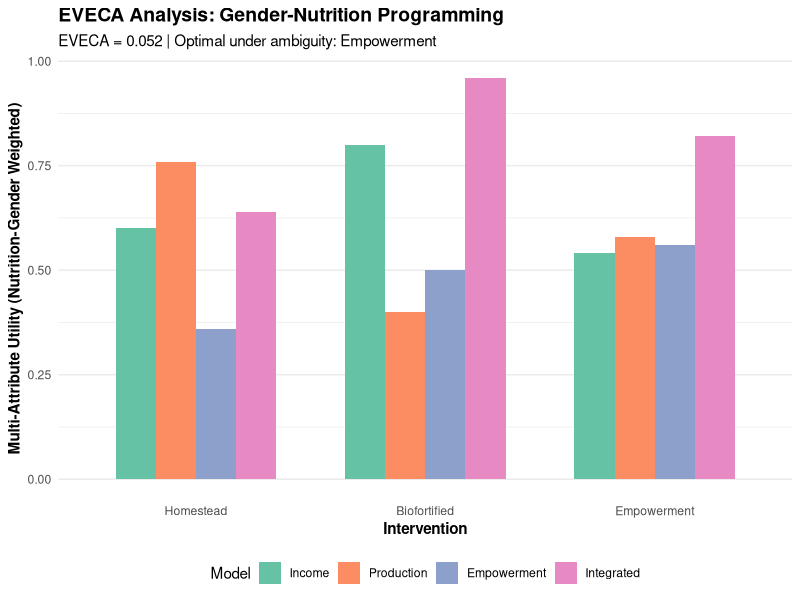

Write R code to recreate this figure.
## ---- chunk 1
knitr::opts_chunk$set(
  echo = FALSE,
  warning = FALSE,
  message = FALSE,
  fig.width = 8,
  fig.height = 5,
  fig.align = "center",
  cache = FALSE
)

# Load required packages
library(ggplot2)
library(knitr)
library(kableExtra)
## ---- chunk 2
# Set seed for reproducibility
set.seed(123)

# Multi-dimensional outcomes array: [interventions × models × outcomes]
# Outcomes: Nutrition (Dietary Diversity), Gender Empowerment (Women's Empowerment Index)
model_outcomes <- array(
  dim = c(3, 4, 2),
  dimnames = list(
    c("Homestead Production", "Biofortified Crops", "Women's Empowerment Program"),
    c("Income Pathway", "Production Pathway", "Empowerment Pathway", "Integrated Pathway"),
    c("Dietary Diversity", "Women's Empowerment")
  )
)

# Fill with realistic values based on literature
# Intervention A: Homestead Production
model_outcomes[1, , ] <- matrix(
  c(
    0.8, 0.3,    # Model 1 outcomes: moderate nutrition, low empowerment
    1.2, 0.2,    # Model 2 outcomes: high nutrition, low empowerment
    0.5, 0.6,    # Model 3 outcomes: low nutrition, high empowerment
    1.0, 0.4     # Model 4 outcomes: balanced nutrition and empowerment
  ),
  nrow = 4, byrow = TRUE
)

# Intervention B: Biofortified Crops
model_outcomes[2, , ] <- matrix(
  c(
    0.6, 0.1,    # Model 1 outcomes: moderate nutrition, very low empowerment
    0.9, 0.1,    # Model 2 outcomes: high nutrition, very low empowerment
    0.4, 0.3,    # Model 3 outcomes: low nutrition, moderate empowerment
    0.7, 0.2     # Model 4 outcomes: moderate nutrition, low empowerment
  ),
  nrow = 4, byrow = TRUE
)

# Intervention C: Women's Empowerment Program
model_outcomes[3, , ] <- matrix(
  c(
    0.4, 0.8,    # Model 1 outcomes: low nutrition, high empowerment
    0.6, 0.7,    # Model 2 outcomes: moderate nutrition, high empowerment
    0.8, 1.2,    # Model 3 outcomes: moderate nutrition, very high empowerment
    0.7, 1.0     # Model 4 outcomes: moderate nutrition, high empowerment
  ),
  nrow = 4, byrow = TRUE
)

# Model probabilities
model_probs <- c(0.30, 0.25, 0.20, 0.25)

# Outcome weights (from stakeholder consultation on nutrition-empowerment trade-offs)
outcome_weights <- c(0.6, 0.4)  # Nutrition (0.6) vs Gender Empowerment (0.4)

# Display outcomes for first intervention
kable(model_outcomes[1, , ],
      caption = "Nutrition and Gender Empowerment Outcomes for Homestead Production Under Different Causal Models",
      digits = 2) %>%
  kable_styling(bootstrap_options = c("striped", "hover"))
## ---- chunk 3
# Define multi-attribute utility function
multi_attribute_utility <- function(outcomes, weights = outcome_weights) {
  # Simple linear utility for demonstration
  # In practice, could use more sophisticated functions
  sum(weights * outcomes)
}

# Compute utilities for all decision-model combinations
model_utilities <- matrix(NA, nrow = 3, ncol = 4)
for (i in 1:3) {
  for (j in 1:4) {
    model_utilities[i, j] <- multi_attribute_utility(model_outcomes[i, j, ])
  }
}

rownames(model_utilities) <- c("Homestead", "Biofortified", "Empowerment")
colnames(model_utilities) <- c("Income", "Production", "Empowerment", "Integrated")

# Compute EVECA
compute_evca_gender_nutrition <- function(model_utilities, model_probs) {
  # BMA expected utility
  bma_eu <- as.vector(model_utilities %*% model_probs)

  # Optimal decision under BMA
  optimal_decision_bma <- which.max(bma_eu)
  optimal_utility_bma <- bma_eu[optimal_decision_bma]

  # Expected utility with perfect information
  perfect_info_eu <- sum(model_probs * apply(model_utilities, 2, max))

  # EVECA calculation
  evca <- perfect_info_eu - optimal_utility_bma

  list(
    bma_expected_utility = bma_eu,
    optimal_decision_bma = optimal_decision_bma,
    optimal_utility_bma = optimal_utility_bma,
    perfect_info_expected_utility = perfect_info_eu,
    evca = evca,
    model_probs = model_probs,
    model_utilities = model_utilities
  )
}

# Run analysis
evca_result <- compute_evca_gender_nutrition(model_utilities, model_probs)

# Display results
results_df <- data.frame(
  Metric = c(
    "Optimal intervention under causal ambiguity",
    "Expected multi-attribute utility of optimal intervention",
    "Expected utility with perfect causal information",
    "EVECA (value of eliminating causal ambiguity)"
  ),
  Value = c(
    rownames(model_utilities)[evca_result$optimal_decision_bma],
    sprintf("%.3f", evca_result$optimal_utility_bma),
    sprintf("%.3f", evca_result$perfect_info_expected_utility),
    sprintf("%.3f", evca_result$evca)
  )
)

kable(results_df, caption = "EVECA Analysis Results for Nutrition-Sensitive Agriculture") %>%
  kable_styling(bootstrap_options = c("striped", "hover"))
## ---- chunk 4
# Create visualization showing outcome contributions
outcome_contributions <- matrix(0, nrow = 3, ncol = 4)
for (i in 1:3) {
  for (j in 1:4) {
    outcome_contributions[i, j] <- sum(outcome_weights * model_outcomes[i, j, ])
  }
}

plot_data <- expand.grid(
  Intervention = c("Homestead", "Biofortified", "Empowerment"),
  Model = c("Income", "Production", "Empowerment", "Integrated")
)
plot_data$Utility <- as.vector(t(outcome_contributions))

evca_plot <- ggplot(plot_data, aes(x = Intervention, y = Utility, fill = Model)) +
  geom_bar(stat = "identity", position = "dodge", width = 0.7) +
  labs(
    title = "EVECA Analysis: Gender-Nutrition Programming",
    x = "Intervention",
    y = "Multi-Attribute Utility (Nutrition-Gender Weighted)",
    subtitle = sprintf("EVECA = %.3f | Optimal under ambiguity: %s",
                      evca_result$evca,
                      rownames(model_utilities)[evca_result$optimal_decision_bma])
  ) +
  scale_fill_brewer(palette = "Set2") +
  theme_minimal() +
  theme(
    legend.position = "bottom",
    plot.title = element_text(face = "bold", size = 14),
    axis.title = element_text(face = "bold"),
    panel.grid.major.x = element_blank()
  )

evca_plot
